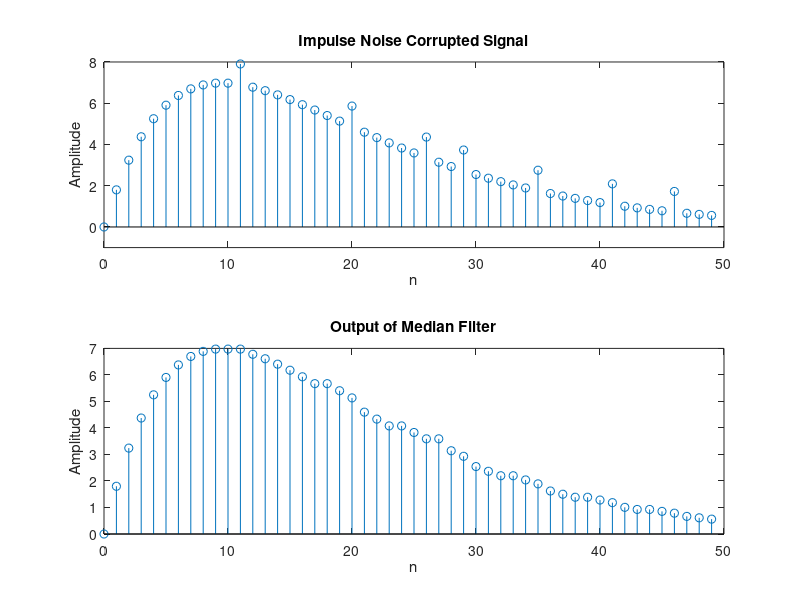

Write the MATLAB code that produced this figure.
%Illustration of Median Filtering

clc;
clear all;
close all;

N = input('Median Filter Length: ');
R = 50; a = rand(1,R)-0.4;
b = round(a);        %Generate impulse noise
m = 0:R-1;
s = 2*m.*(0.9.^m);   %Generate signal
x = s +b;            %Impulse noise corrupted signal
y = medfilt1(x,N);   %Median filtering

subplot(2,1,1)
stem(m,x);axis([0 50 -1 8]);
xlabel('n'); ylabel('Amplitude');
title('Impulse Noise Corrupted Signal');
subplot(2,1,2)
stem(m,y)
xlabel('n'); ylabel('Amplitude');
title('Output of Median Filter');